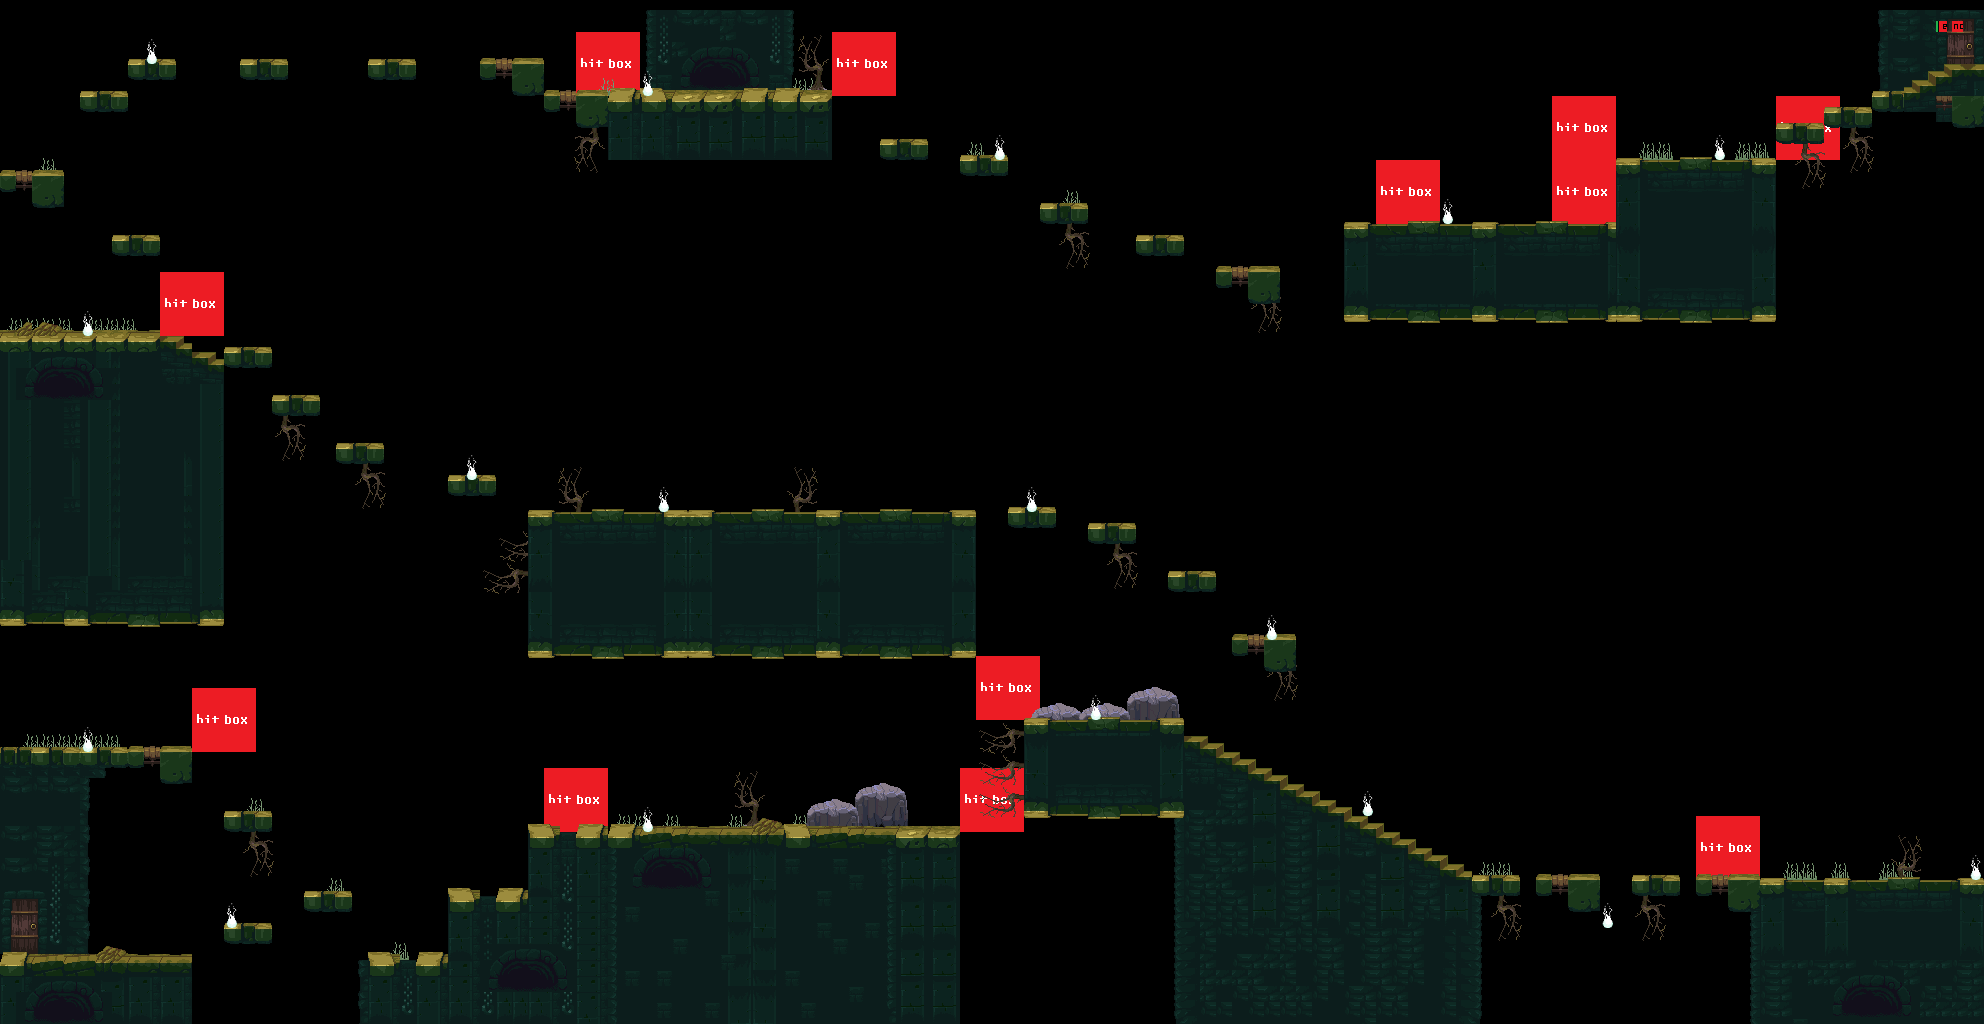

Rendered tile map (Tiled .tmx) drawn with the repository's tilesets; below, a short description and the map source with its tile grids summarised:
An orthogonal 124x64 tile map with 16x16 px tiles, 9 tile layers (hitbox, grass, tree, background, ...), 8 tilesets.

<map version="1.5" tiledversion="1.7.2" orientation="orthogonal" renderorder="right-down" width="124" height="64" tilewidth="16" tileheight="16" infinite="0" nextlayerid="18" nextobjectid="1">
 <editorsettings>
  <export target="../0/level_0..tmx" format="tmx" />
 </editorsettings>
 <tileset firstgid="1" source="old-dark-castle-interior-tileset.tsx" />
 <tileset firstgid="781" source="../tilesets/player_tile.tsx" />
 <tileset firstgid="786" source="../tilesets/coin_tile.tsx" />
 <tileset firstgid="787" source="../tilesets/rock_tile.tsx" />
 <tileset firstgid="788" source="../tilesets/grass_tile.tsx" />
 <tileset firstgid="789" source="../tilesets/tree_tile.tsx" />
 <tileset firstgid="790" source="../tilesets/enemy_tiles.tsx" />
 <tileset firstgid="791" name="hitbox" tilewidth="64" tileheight="64" tilecount="1" columns="1">
  <image source="../../startend/hitbox.png" width="65" height="64" />
 </tileset>
 <layer id="17" name="hitbox" width="124" height="64">
  <data>[7936 cells, 12 non-empty, 1 distinct tile ids]</data>
 </layer>
 <layer id="14" name="grass" width="124" height="64">
  <data>[7936 cells, 39 non-empty, 1 distinct tile ids]</data>
 </layer>
 <layer id="15" name="tree" width="124" height="64">
  <data>[7936 cells, 22 non-empty, 1 distinct tile ids]</data>
 </layer>
 <layer id="9" name="background" width="124" height="64" tintcolor="#ffffff" offsetx="0" offsety="10">
  <data>[7936 cells, 729 non-empty, 75 distinct tile ids]</data>
 </layer>
 <layer id="13" name="rock" width="124" height="64">
  <data>[7936 cells, 5 non-empty, 1 distinct tile ids]</data>
 </layer>
 <layer id="1" name="terrain" width="124" height="64">
  <data>[7936 cells, 1762 non-empty, 179 distinct tile ids]</data>
 </layer>
 <layer id="16" name="enemy" width="124" height="64">
  <data>[7936 cells, 8 non-empty, 1 distinct tile ids]</data>
 </layer>
 <layer id="12" name="coins" width="124" height="64">
  <data>[7936 cells, 17 non-empty, 1 distinct tile ids]</data>
 </layer>
 <layer id="10" name="player" width="124" height="64">
  <data>[7936 cells, 2 non-empty, 2 distinct tile ids]</data>
 </layer>
</map>
